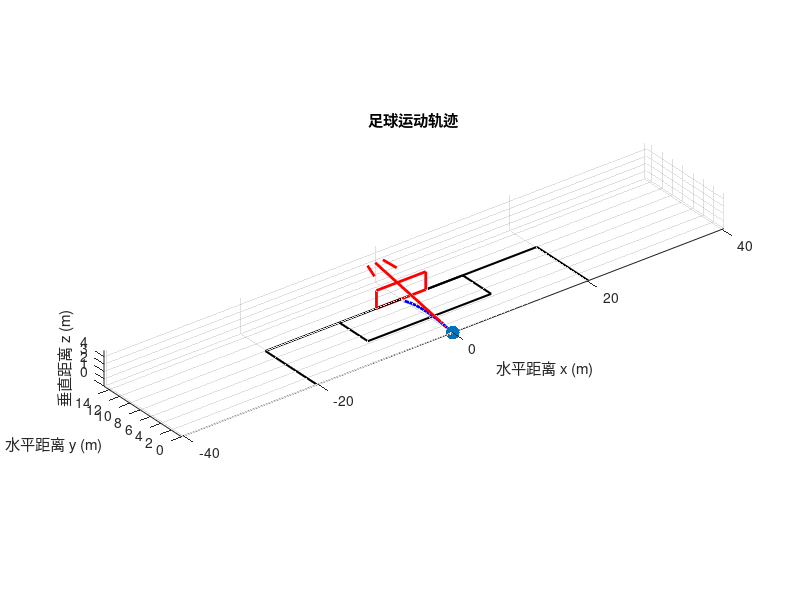

MATLAB code to generate this figure:
function untitled3
   % 初始化初始条件
    initial_conditions = struct('v0', 22, 'pitch', 10, 'yaw', 90, 'roll', 0, 'w', 0);
    
    % 创建图形窗口
    fig = figure('Name', '足球轨迹模拟', 'NumberTitle', 'off');
    
    % 创建表格，并在图形上显示初始条件
    uit = create_initial_conditions_table(fig, initial_conditions);
    
    % 首次绘制足球轨迹
    plot_soccer_trajectory(fig, initial_conditions);
    
    % 表格创建函数
    function uit = create_initial_conditions_table(fig, initial_conditions)
        uit = uitable(fig, 'Data', struct2cell(initial_conditions), ...
            'ColumnName', {'Value'}, ...
            'RowName', fieldnames(initial_conditions), ...
            'Position', [20, 350, 150, 130], ...
            'ColumnEditable', true, ...
            'CellEditCallback', @(src, event) update_initial_conditions(src, event));
    end

    % 更新初始条件的回调函数
    function update_initial_conditions(~, event)
        field = event.Source.Data{event.Indices(1), 1};  % 获取字段名
        new_data = event.NewData;
        
        % 尝试将输入数据转换为数值
        if ischar(new_data)
            new_data = str2double(new_data);
        end
        
        % 检查是否成功转换为数值
        if isnan(new_data)
            % 如果无法转换为数值，可能是字符串或其他非法输入，直接赋值
            initial_conditions.(field) = new_data;
        else
            % 成功转换为数值，更新结构体字段
            initial_conditions.(field) = new_data;
        end
        
        % 重新绘制足球轨迹
        plot_soccer_trajectory(fig, initial_conditions);
    end

    % 绘制足球轨迹函数
    function plot_soccer_trajectory(fig, initial_conditions)
        % 清除旧图形
        clf(fig);
        
        % 参数转换和计算
        v0 = initial_conditions.v0;
        pitch = deg2rad(initial_conditions.pitch);
        yaw = deg2rad(initial_conditions.yaw);
        roll = deg2rad(initial_conditions.roll);
        w = initial_conditions.w
        
        % 计算初始速度的分量
        v0x = v0 * cos(pitch) * cos(yaw);  % 水平分量 x
        v0y = v0 * cos(pitch) * sin(yaw);  % 水平分量 y
        v0z = v0 * sin(pitch);             % 垂直分量 z
        
        % 计算初始速度的单位方向向量
        v0_mag = sqrt(v0x^2 + v0y^2 + v0z^2);
        if v0_mag == 0
            v0_mag = eps;  % 防止除以零
        end
        v0_unit = [v0x; v0y; v0z] / v0_mag;
        
        % 选择一个任意向量 a，不平行于 v0_unit
        a = [1; 0; 0];
        if dot(a, v0_unit) == 1  % 如果 a 平行于 v0_unit，则选择另一个向量
            a = [0; 1; 0];
        end
        
        % 通过叉乘得到一个垂直于 v0_unit 的向量 b
        b = cross(v0_unit, a);
        b_unit = b / norm(b);
        
        % 通过叉乘 v0_unit 和 b_unit，得到辅助坐标系的 y' 轴方向向量
        c = cross(v0_unit, b_unit);
        c_unit = c / norm(c);
        
        % 计算 omega 在辅助坐标系 x' 和 y' 轴上的分量
        omega_x_prime = w * cos(roll);
        omega_y_prime = w * sin(roll);
        
        % 将 omega 分量转换回原始坐标系
        omega = omega_x_prime * b_unit + omega_y_prime * c_unit;
        
        % 初始状态向量 [x0, y0, z0, vx0, vy0, vz0, wx, wy, wz]
        initial_state = [0; 0; 0; v0x; v0y; v0z; omega(1); omega(2); omega(3)];
        
        % 时间范围
        tspan = [0 10];
        
        % 使用 ode45 求解微分方程
        [t, state] = ode45(@(t, state) projectile(t, state, omega), tspan, initial_state);
        
        % 计算位置
        x = state(:, 1);
        y = state(:, 2);
        z = state(:, 3);
        
        % 找到足球与球门所在平面的交点 (y = 10)
        y_position = state(:, 2);
        crossing_index = find(y_position > 10, 1);
        
        % 绘制运动轨迹
        plot3(x, y, z, 'b-', 'LineWidth', 2);
        hold on;
        
        % 绘制出射点
        scatter3(0, 0, 0, 100, 'filled', 'k');
        
        % 绘制初始速度箭头
        quiver3(0, 0, 0, v0x, v0y, v0z, 'r', 'LineWidth', 2,'AutoScale','on');
        
        % 绘制自旋角速度箭头
        quiver3(0, 0, 0, omega(1), omega(2), omega(3), 'g', 'LineWidth', 2,'AutoScale','on');
       
        % 绘制球门
        goal_width = 7.32;  % 标准球门宽度 (m)
        goal_height = 2.44; % 标准球门高度 (m)
        goal_y = 10;
        
        % 定义球门的角点
        goal_x1 = -goal_width / 2;
        goal_x2 = goal_width / 2;
        goal_z1 = 0;
        goal_z2 = goal_height;
        
        % 绘制球门矩形
        plot3([goal_x1, goal_x2, goal_x2, goal_x1, goal_x1], ...
              [goal_y, goal_y, goal_y, goal_y, goal_y], ...
              [goal_z1, goal_z1, goal_z2, goal_z2, goal_z1], 'r-', 'LineWidth', 2);
        
        % 绘制大禁区
        penalty_area_width = 40.3;  % 大禁区宽度 (m)
        penalty_area_depth = 16.5;  % 大禁区深度 (m)
        penalty_x1 = -penalty_area_width / 2;
        penalty_x2 = penalty_area_width / 2;
        penalty_y = goal_y - penalty_area_depth;
        
        plot3([penalty_x1, penalty_x2, penalty_x2, penalty_x1, penalty_x1], ...
              [goal_y, goal_y, penalty_y, penalty_y, goal_y], ...
              [0, 0, 0, 0, 0], 'k-', 'LineWidth', 1.5);
        
        % 绘制小禁区
        goal_area_width = 18.32;  % 小禁区宽度 (m)
        goal_area_depth = 5.5;    % 小禁区深度 (m)
        goal_x1 = -goal_area_width / 2;
        goal_x2 = goal_area_width / 2;
        goal_area_y = goal_y - goal_area_depth;
        
        plot3([goal_x1, goal_x2, goal_x2, goal_x1, goal_x1], ...
              [goal_y, goal_y, goal_area_y, goal_area_y, goal_y], ...
              [0, 0, 0, 0, 0], 'k-', 'LineWidth', 1.5);
        
        if isempty(crossing_index)
            disp('足球未能到达球门平面');
        else
            % 确保轨迹不超过 xz 平面
            x_hit = x(crossing_index);
            z_hit = z(crossing_index);
            fprintf('足球打在球门平面上的位置：x = %.2f m, z = %.2f m\n', x_hit, z_hit);
            
            % 检查是否在球门范围内
            if abs(z_hit) <= goal_height && abs(x_hit) <= goal_width / 2
                disp('足球进门了！');
            else
                disp('足球未进门');
            end
            
            % 标记球打在球门平面上的位置
            plot3(x_hit, goal_y, z_hit, 'ro', 'MarkerSize', 10, 'MarkerFaceColor', 'r');
        end
        
        xlabel('水平距离 x (m)');
        ylabel('水平距离 y (m)');
        zlabel('垂直距离 z (m)');
        title('足球运动轨迹');
        grid on;
        axis equal;  % 调整坐标轴比例，使 x, y, z 间距合理
        xlim([-penalty_area_width, penalty_area_width]);
        ylim([0, 1.5*goal_y]);
        zlim([0, goal_height * 2]);

        % 定义微分方程
        function dstate = projectile(~, state, omega)
            % 提取状态变量
            x = state(1);
            y = state(2);
            z = state(3);
            vx = state(4);
            vy = state(5);
            vz = state(6);
            
            % 足球和空气参数
            rho = 1.225;        % 空气密度 (kg/m^3)
            d = 0.22;           % 足球直径 (m)
            m = 0.220;          % 足球质量 (kg)
            g = 9.8;            % 重力加速度 (m/s^2)
            
            % 计算速度和速度大小
            velocity = [vx; vy; vz];
            speed = norm(velocity);
            
            % 计算阻力系数 Cd
            mu = 1.81e-5;  % 空气动力粘度 (Pa.s)
            Re = (rho * speed * d) / mu;
            Cd = 0.5 * (1.5 + 0.4) + (atan((exp(Re) - exp(25)) / exp(24)) / 1.5708 + 1) / 2 * (exp(-0.0206 * Re + 0.9286) + 0.76 - 0.5 * (1.5 + 0.4));
            
            % 计算空气阻力
            A = pi * (d / 2)^2;  % 截面积
            Fd = 0.5 * rho * speed^2 * A * Cd;
            
            % 计算马格努斯力
            Cl = 1;  % 升力系数，取一个常数值
            if speed == 0
                Fm = [0; 0; 0];  % 避免速度为零时的除零错误
            else
   
                Fm = Cl * 0.5 * rho * A * cross(omega, velocity) ;
            end
            
            % 计算总加速度
            acceleration = (-Fd / m) * (velocity / speed) + Fm / m - [0; 0; g];
            
            % 更新状态导数
            dstate = zeros(9, 1);
            dstate(1) = vx;        % x 方向速度
            dstate(2) = vy;        % y 方向速度
            dstate(3) = vz;        % z 方向速度
            dstate(4) = acceleration(1);  % x 方向加速度
            dstate(5) = acceleration(2);  % y 方向加速度
            dstate(6) = acceleration(3);  % z 方向加速度
            dstate(7) = 0;         % omega_x 恒定
            dstate(8) = 0;         % omega_y 恒定
            dstate(9) = 0;         % omega_z 恒定
        end
     uit = create_initial_conditions_table(fig, initial_conditions);
    end
end
